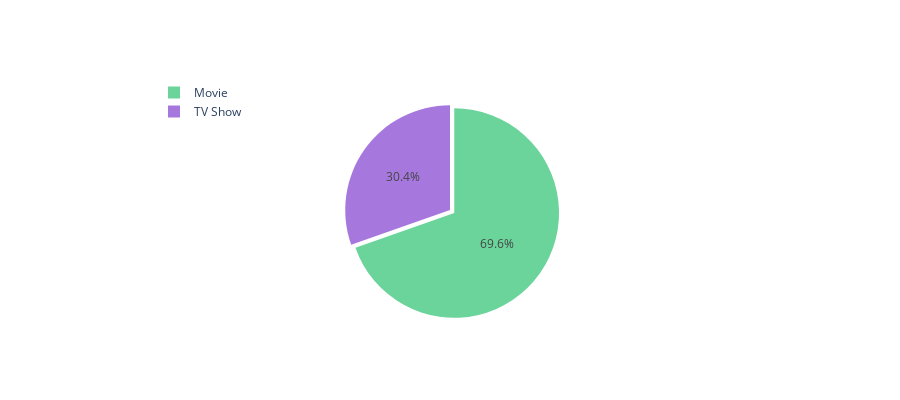

The notebook cell saved with this chart:
### Code cell
col = "type"
grouped = df[col].value_counts().reset_index()
grouped = grouped.rename(columns = {col : "count", "index" : col})

## plot
trace = go.Pie(labels=grouped[col], values=grouped['count'], pull=[0.05, 0], marker=dict(colors=["#6ad49b", "#a678de"]))
layout = go.Layout(title="", height=400, legend=dict(x=0.1, y=1.1))
fig = go.Figure(data = [trace], layout = layout)
iplot(fig)
#movies has more count than tv shows

### Figure 1 — Plotly figure (JSON) as saved in the notebook; plotly's stock layout.template omitted (floating-point values rounded to 4 significant figures)
{"data": [{"labels": ["Movie", "TV Show"], "marker": {"colors": ["#6ad49b", "#a678de"]}, "pull": [0.05, 0], "type": "pie", "values": [6131, 2676]}], "layout": {"height": 400, "legend": {"x": 0.1, "y": 1.1}, "title": {"text": ""}}}
